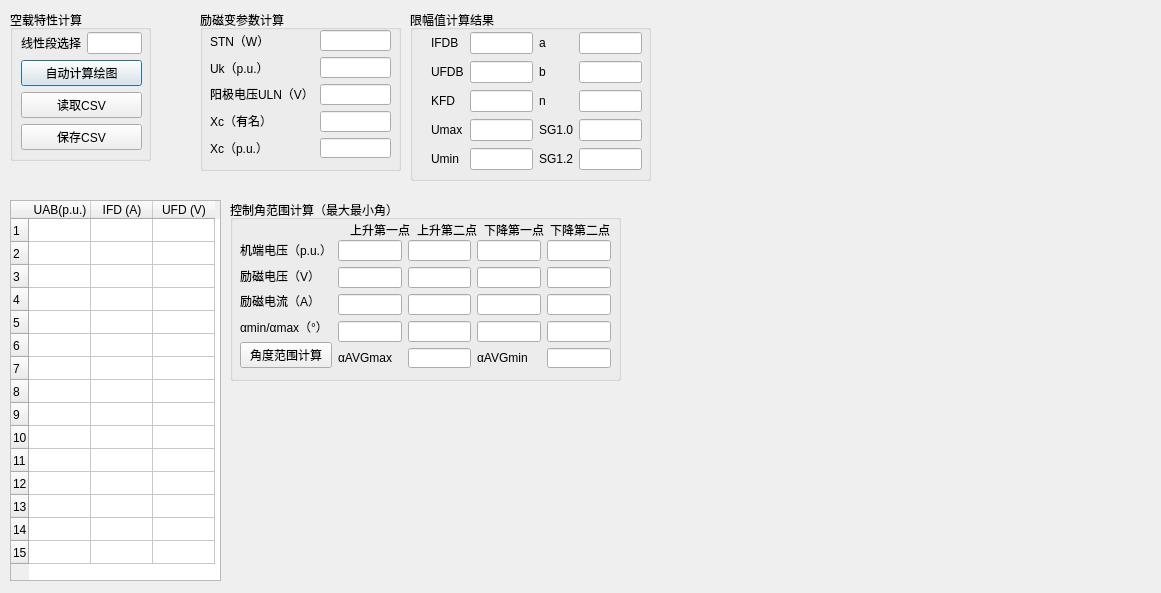
<?xml version="1.0" encoding="UTF-8"?>
<ui version="4.0">
 <class>Dialog</class>
 <widget class="QDialog" name="Dialog">
  <property name="geometry">
   <rect>
    <x>0</x>
    <y>0</y>
    <width>1161</width>
    <height>593</height>
   </rect>
  </property>
  <property name="windowTitle">
   <string>Dialog</string>
  </property>
  <widget class="QTableWidget" name="tableWidget">
   <property name="geometry">
    <rect>
     <x>10</x>
     <y>200</y>
     <width>211</width>
     <height>381</height>
    </rect>
   </property>
   <property name="sizePolicy">
    <sizepolicy hsizetype="Fixed" vsizetype="Fixed">
     <horstretch>0</horstretch>
     <verstretch>0</verstretch>
    </sizepolicy>
   </property>
   <property name="minimumSize">
    <size>
     <width>200</width>
     <height>200</height>
    </size>
   </property>
   <property name="styleSheet">
    <string notr="true"/>
   </property>
   <property name="sortingEnabled">
    <bool>true</bool>
   </property>
   <property name="rowCount">
    <number>15</number>
   </property>
   <attribute name="horizontalHeaderDefaultSectionSize">
    <number>62</number>
   </attribute>
   <attribute name="horizontalHeaderMinimumSectionSize">
    <number>20</number>
   </attribute>
   <attribute name="verticalHeaderDefaultSectionSize">
    <number>23</number>
   </attribute>
   <attribute name="verticalHeaderMinimumSectionSize">
    <number>7</number>
   </attribute>
   <row>
    <property name="text">
     <string>1</string>
    </property>
   </row>
   <row>
    <property name="text">
     <string>2</string>
    </property>
   </row>
   <row>
    <property name="text">
     <string>3</string>
    </property>
   </row>
   <row>
    <property name="text">
     <string>4</string>
    </property>
   </row>
   <row>
    <property name="text">
     <string>5</string>
    </property>
   </row>
   <row>
    <property name="text">
     <string>6</string>
    </property>
   </row>
   <row>
    <property name="text">
     <string>7</string>
    </property>
   </row>
   <row>
    <property name="text">
     <string>8</string>
    </property>
   </row>
   <row>
    <property name="text">
     <string>9</string>
    </property>
   </row>
   <row>
    <property name="text">
     <string>10</string>
    </property>
   </row>
   <row>
    <property name="text">
     <string>11</string>
    </property>
   </row>
   <row>
    <property name="text">
     <string>12</string>
    </property>
   </row>
   <row>
    <property name="text">
     <string>13</string>
    </property>
   </row>
   <row/>
   <row/>
   <column>
    <property name="text">
     <string>UAB(p.u.)</string>
    </property>
   </column>
   <column>
    <property name="text">
     <string>IFD (A)</string>
    </property>
   </column>
   <column>
    <property name="text">
     <string>UFD (V)</string>
    </property>
   </column>
   <item row="0" column="0">
    <property name="text">
     <string/>
    </property>
    <property name="flags">
     <set>ItemIsSelectable|ItemIsEditable|ItemIsDragEnabled|ItemIsDropEnabled|ItemIsUserCheckable|ItemIsEnabled|ItemIsTristate</set>
    </property>
   </item>
  </widget>
  <widget class="QWidget" name="verticalLayoutWidget">
   <property name="geometry">
    <rect>
     <x>660</x>
     <y>10</y>
     <width>451</width>
     <height>401</height>
    </rect>
   </property>
   <layout class="QVBoxLayout" name="verticalLayout"/>
  </widget>
  <widget class="QGroupBox" name="groupBox">
   <property name="geometry">
    <rect>
     <x>200</x>
     <y>10</y>
     <width>201</width>
     <height>161</height>
    </rect>
   </property>
   <property name="title">
    <string>励磁变参数计算</string>
   </property>
   <widget class="QWidget" name="layoutWidget">
    <property name="geometry">
     <rect>
      <x>10</x>
      <y>20</y>
      <width>181</width>
      <height>128</height>
     </rect>
    </property>
    <layout class="QHBoxLayout" name="horizontalLayout">
     <property name="sizeConstraint">
      <enum>QLayout::SetNoConstraint</enum>
     </property>
     <item>
      <layout class="QVBoxLayout" name="verticalLayout_2">
       <item>
        <widget class="QLabel" name="label_2">
         <property name="text">
          <string>STN（W）</string>
         </property>
        </widget>
       </item>
       <item>
        <widget class="QLabel" name="label_3">
         <property name="text">
          <string>Uk（p.u.）</string>
         </property>
        </widget>
       </item>
       <item>
        <widget class="QLabel" name="label_4">
         <property name="text">
          <string>阳极电压ULN（V）</string>
         </property>
        </widget>
       </item>
       <item>
        <widget class="QLabel" name="label_5">
         <property name="text">
          <string>Xc（有名）</string>
         </property>
        </widget>
       </item>
       <item>
        <widget class="QLabel" name="label_6">
         <property name="text">
          <string>Xc（p.u.）</string>
         </property>
        </widget>
       </item>
      </layout>
     </item>
     <item>
      <layout class="QVBoxLayout" name="verticalLayout_3">
       <item>
        <widget class="QLineEdit" name="lineEdit_2"/>
       </item>
       <item>
        <widget class="QLineEdit" name="lineEdit_3"/>
       </item>
       <item>
        <widget class="QLineEdit" name="lineEdit_4"/>
       </item>
       <item>
        <widget class="QLineEdit" name="lineEdit_5"/>
       </item>
       <item>
        <widget class="QLineEdit" name="lineEdit_6"/>
       </item>
      </layout>
     </item>
    </layout>
   </widget>
  </widget>
  <widget class="QGroupBox" name="groupBox_2">
   <property name="geometry">
    <rect>
     <x>10</x>
     <y>10</y>
     <width>141</width>
     <height>151</height>
    </rect>
   </property>
   <property name="title">
    <string>空载特性计算</string>
   </property>
   <widget class="QWidget" name="layoutWidget">
    <property name="geometry">
     <rect>
      <x>11</x>
      <y>22</y>
      <width>121</width>
      <height>121</height>
     </rect>
    </property>
    <layout class="QVBoxLayout" name="verticalLayout_4">
     <item>
      <layout class="QHBoxLayout" name="horizontalLayout_4">
       <item>
        <widget class="QLabel" name="label">
         <property name="text">
          <string>线性段选择</string>
         </property>
        </widget>
       </item>
       <item>
        <widget class="QLineEdit" name="lineEdit"/>
       </item>
      </layout>
     </item>
     <item>
      <widget class="QPushButton" name="pushButton_2">
       <property name="text">
        <string>自动计算绘图</string>
       </property>
      </widget>
     </item>
     <item>
      <widget class="QPushButton" name="pushButton">
       <property name="text">
        <string>读取CSV</string>
       </property>
      </widget>
     </item>
     <item>
      <widget class="QPushButton" name="pushButton_3">
       <property name="text">
        <string>保存CSV</string>
       </property>
      </widget>
     </item>
    </layout>
   </widget>
  </widget>
  <widget class="QGroupBox" name="groupBox_3">
   <property name="geometry">
    <rect>
     <x>230</x>
     <y>200</y>
     <width>391</width>
     <height>181</height>
    </rect>
   </property>
   <property name="acceptDrops">
    <bool>false</bool>
   </property>
   <property name="title">
    <string>控制角范围计算（最大最小角）</string>
   </property>
   <property name="flat">
    <bool>false</bool>
   </property>
   <property name="checkable">
    <bool>false</bool>
   </property>
   <widget class="QWidget" name="layoutWidget">
    <property name="geometry">
     <rect>
      <x>120</x>
      <y>20</y>
      <width>261</width>
      <height>20</height>
     </rect>
    </property>
    <layout class="QHBoxLayout" name="horizontalLayout_2">
     <item>
      <widget class="QLabel" name="label_10">
       <property name="text">
        <string>上升第一点</string>
       </property>
      </widget>
     </item>
     <item>
      <widget class="QLabel" name="label_11">
       <property name="text">
        <string>上升第二点</string>
       </property>
      </widget>
     </item>
     <item>
      <widget class="QLabel" name="label_12">
       <property name="text">
        <string>下降第一点</string>
       </property>
      </widget>
     </item>
     <item>
      <widget class="QLabel" name="label_13">
       <property name="text">
        <string>下降第二点</string>
       </property>
      </widget>
     </item>
    </layout>
   </widget>
   <widget class="QWidget" name="layoutWidget">
    <property name="geometry">
     <rect>
      <x>10</x>
      <y>40</y>
      <width>371</width>
      <height>128</height>
     </rect>
    </property>
    <layout class="QHBoxLayout" name="horizontalLayout_3">
     <item>
      <layout class="QVBoxLayout" name="verticalLayout_5">
       <item>
        <widget class="QLabel" name="label_7">
         <property name="text">
          <string>机端电压（p.u.）</string>
         </property>
        </widget>
       </item>
       <item>
        <widget class="QLabel" name="label_8">
         <property name="text">
          <string>励磁电压（V）</string>
         </property>
        </widget>
       </item>
       <item>
        <widget class="QLabel" name="label_9">
         <property name="text">
          <string>励磁电流（A）</string>
         </property>
        </widget>
       </item>
       <item>
        <widget class="QLabel" name="label_15">
         <property name="text">
          <string>αmin/αmax（°）</string>
         </property>
        </widget>
       </item>
       <item>
        <widget class="QPushButton" name="pushButton_4">
         <property name="text">
          <string>角度范围计算</string>
         </property>
        </widget>
       </item>
      </layout>
     </item>
     <item>
      <layout class="QGridLayout" name="gridLayout">
       <item row="3" column="1">
        <widget class="QLineEdit" name="lineEdit_20"/>
       </item>
       <item row="3" column="3">
        <widget class="QLineEdit" name="lineEdit_22"/>
       </item>
       <item row="3" column="0">
        <widget class="QLineEdit" name="lineEdit_19"/>
       </item>
       <item row="3" column="2">
        <widget class="QLineEdit" name="lineEdit_21"/>
       </item>
       <item row="1" column="2">
        <widget class="QLineEdit" name="lineEdit_14"/>
       </item>
       <item row="2" column="1">
        <widget class="QLineEdit" name="lineEdit_12"/>
       </item>
       <item row="1" column="3">
        <widget class="QLineEdit" name="lineEdit_17"/>
       </item>
       <item row="0" column="3">
        <widget class="QLineEdit" name="lineEdit_16"/>
       </item>
       <item row="0" column="2">
        <widget class="QLineEdit" name="lineEdit_13"/>
       </item>
       <item row="2" column="2">
        <widget class="QLineEdit" name="lineEdit_15"/>
       </item>
       <item row="0" column="1">
        <widget class="QLineEdit" name="lineEdit_10"/>
       </item>
       <item row="1" column="0">
        <widget class="QLineEdit" name="lineEdit_8"/>
       </item>
       <item row="2" column="3">
        <widget class="QLineEdit" name="lineEdit_18"/>
       </item>
       <item row="1" column="1">
        <widget class="QLineEdit" name="lineEdit_11"/>
       </item>
       <item row="2" column="0">
        <widget class="QLineEdit" name="lineEdit_9"/>
       </item>
       <item row="0" column="0">
        <widget class="QLineEdit" name="lineEdit_7"/>
       </item>
       <item row="4" column="1">
        <widget class="QLineEdit" name="lineEdit_23"/>
       </item>
       <item row="4" column="3">
        <widget class="QLineEdit" name="lineEdit_24"/>
       </item>
       <item row="4" column="0">
        <widget class="QLabel" name="label_14">
         <property name="text">
          <string>αAVGmax</string>
         </property>
        </widget>
       </item>
       <item row="4" column="2">
        <widget class="QLabel" name="label_16">
         <property name="text">
          <string>αAVGmin</string>
         </property>
        </widget>
       </item>
      </layout>
     </item>
    </layout>
   </widget>
  </widget>
  <widget class="QGroupBox" name="groupBox_4">
   <property name="geometry">
    <rect>
     <x>410</x>
     <y>10</y>
     <width>241</width>
     <height>171</height>
    </rect>
   </property>
   <property name="title">
    <string>限幅值计算结果</string>
   </property>
   <widget class="QWidget" name="layoutWidget">
    <property name="geometry">
     <rect>
      <x>21</x>
      <y>21</y>
      <width>211</width>
      <height>141</height>
     </rect>
    </property>
    <layout class="QGridLayout" name="gridLayout_2">
     <item row="0" column="0">
      <widget class="QLabel" name="label_17">
       <property name="text">
        <string>IFDB</string>
       </property>
      </widget>
     </item>
     <item row="0" column="1">
      <widget class="QLineEdit" name="lineEdit_25"/>
     </item>
     <item row="0" column="2">
      <widget class="QLabel" name="label_19">
       <property name="text">
        <string>a</string>
       </property>
      </widget>
     </item>
     <item row="0" column="3">
      <widget class="QLineEdit" name="lineEdit_39"/>
     </item>
     <item row="1" column="0">
      <widget class="QLabel" name="label_18">
       <property name="text">
        <string>UFDB</string>
       </property>
      </widget>
     </item>
     <item row="1" column="1">
      <widget class="QLineEdit" name="lineEdit_26"/>
     </item>
     <item row="1" column="2">
      <widget class="QLabel" name="label_20">
       <property name="text">
        <string>b</string>
       </property>
      </widget>
     </item>
     <item row="1" column="3">
      <widget class="QLineEdit" name="lineEdit_38"/>
     </item>
     <item row="2" column="0">
      <widget class="QLabel" name="label_29">
       <property name="text">
        <string>KFD</string>
       </property>
      </widget>
     </item>
     <item row="2" column="1">
      <widget class="QLineEdit" name="lineEdit_29"/>
     </item>
     <item row="2" column="2">
      <widget class="QLabel" name="label_21">
       <property name="text">
        <string>n</string>
       </property>
      </widget>
     </item>
     <item row="2" column="3">
      <widget class="QLineEdit" name="lineEdit_36"/>
     </item>
     <item row="3" column="0">
      <widget class="QLabel" name="label_30">
       <property name="text">
        <string>Umax</string>
       </property>
      </widget>
     </item>
     <item row="3" column="1">
      <widget class="QLineEdit" name="lineEdit_27"/>
     </item>
     <item row="3" column="2">
      <widget class="QLabel" name="label_28">
       <property name="text">
        <string>SG1.0</string>
       </property>
      </widget>
     </item>
     <item row="3" column="3">
      <widget class="QLineEdit" name="lineEdit_35"/>
     </item>
     <item row="4" column="0">
      <widget class="QLabel" name="label_27">
       <property name="text">
        <string>Umin</string>
       </property>
      </widget>
     </item>
     <item row="4" column="1">
      <widget class="QLineEdit" name="lineEdit_28"/>
     </item>
     <item row="4" column="2">
      <widget class="QLabel" name="label_31">
       <property name="text">
        <string>SG1.2</string>
       </property>
      </widget>
     </item>
     <item row="4" column="3">
      <widget class="QLineEdit" name="lineEdit_37"/>
     </item>
    </layout>
   </widget>
  </widget>
 </widget>
 <resources/>
 <connections/>
</ui>
